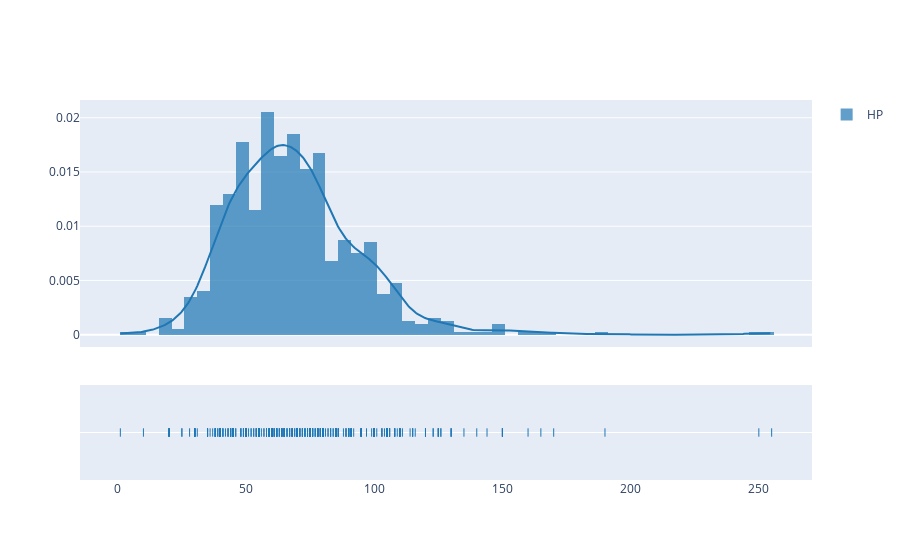

Notebook source saved alongside this figure:
### Code cell
fig = ff.create_distplot([df.HP],['HP'],bin_size=5)
iplot(fig, filename='Basic Distplot')

### Figure 1 — Plotly figure (JSON) as saved in the notebook; plotly's stock layout.template omitted (floating-point values rounded to 4 significant figures; data arrays with more than 128 entries replaced by an {"elided": "..."} marker saying what was removed)
{"data": [{"autobinx": false, "histnorm": "probability density", "legendgroup": "HP", "marker": {"color": "rgb(31, 119, 180)"}, "name": "HP", "opacity": 0.7, "type": "histogram", "x": {"elided": "800 int values"}, "xaxis": "x", "xbins": {"end": 255, "size": 5, "start": 1}, "yaxis": "y"}, {"legendgroup": "HP", "marker": {"color": "rgb(31, 119, 180)"}, "mode": "lines", "name": "HP", "showlegend": false, "type": "scatter", "x": {"elided": "500 float values"}, "xaxis": "x", "y": {"elided": "500 float values"}, "yaxis": "y"}, {"legendgroup": "HP", "marker": {"color": "rgb(31, 119, 180)", "symbol": "line-ns-open"}, "mode": "markers", "name": "HP", "showlegend": false, "type": "scatter", "x": {"elided": "800 int values"}, "xaxis": "x", "y": {"elided": "800 str values"}, "yaxis": "y2"}], "layout": {"barmode": "overlay", "hovermode": "closest", "legend": {"traceorder": "reversed"}, "xaxis": {"anchor": "y2", "domain": [0, 1], "zeroline": false}, "yaxis": {"anchor": "free", "domain": [0.35, 1], "position": 0}, "yaxis2": {"anchor": "x", "domain": [0, 0.25], "dtick": 1, "showticklabels": false}}}
